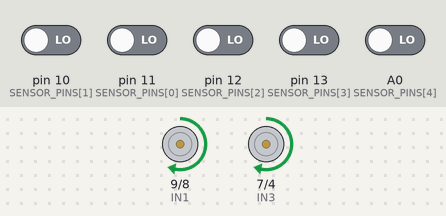
The sketch below on a simulated Arduino Uno, built with avr-gcc and run on an emulated ATmega328P. Parts: motor-driver pin pairs drawn as motors (green arrow = first pin HIGH = forward, orange = second pin HIGH = backward, longer = more drive, scaled by the enable pin). The inputs (shaded band) are chosen by the test bench; at power-on: A0 (SENSOR_PINS[4]), pin 10 (SENSOR_PINS[1]), pin 11 (SENSOR_PINS[0]), pin 12 (SENSOR_PINS[2]), pin 13 (SENSOR_PINS[3]) LOW.

Above: at 3.2 s.
3.3 s: pin 10 (SENSOR_PINS[1]) driven HIGH
At 4.0 s:
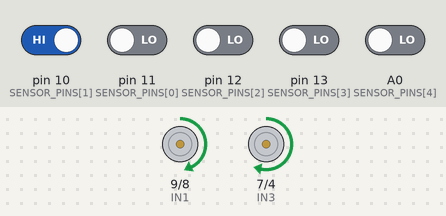
4.8 s: A0 (SENSOR_PINS[4]) driven HIGH
At 5.1 s:
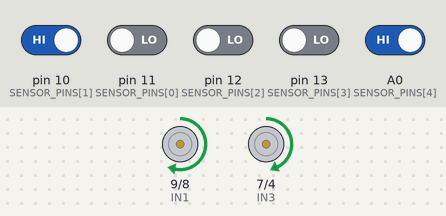
6.3 s: pin 11 (SENSOR_PINS[0]) driven HIGH
At 7.5 s:
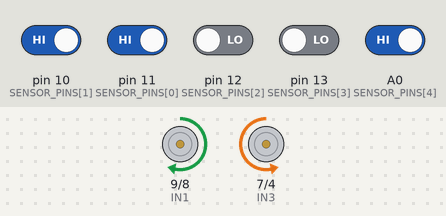
7.8 s: pin 11 (SENSOR_PINS[0]) driven LOW
At 8.6 s:
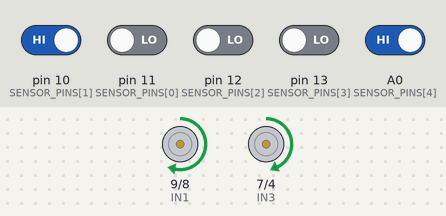
9.3 s: A0 (SENSOR_PINS[4]) driven LOW
At 9.7 s:
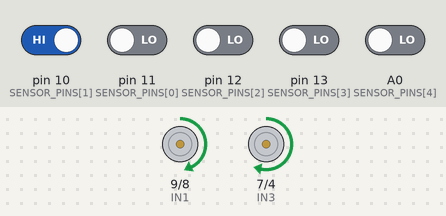
10.8 s: pin 10 (SENSOR_PINS[1]) driven LOW and pin 11 (SENSOR_PINS[0]) driven HIGH and pin 12 (SENSOR_PINS[2]) driven HIGH and pin 13 (SENSOR_PINS[3]) driven HIGH and A0 (SENSOR_PINS[4]) driven HIGH
At 12.1 s:
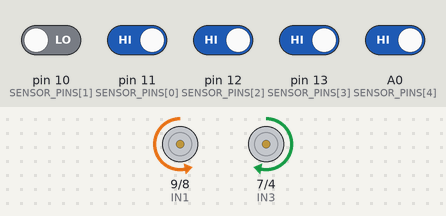
Timing chart, 0 to 13.3 s (numbered marks = the images above; inputs shaded):
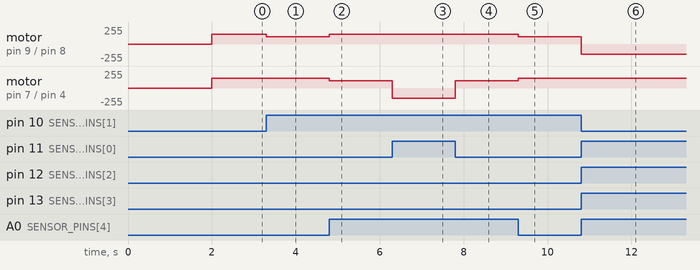

Measured:
- after the input at 3.3 s, motor on pin 9 (IN1) / pin 8 (IN2): forward 150/255 → forward 110/255 at once
- after the input at 4.8 s, motor on pin 9 (IN1) / pin 8 (IN2): forward 110/255 → forward 150/255 at once; motor on pin 7 (IN3) / pin 4 (IN4): forward 150/255 → forward 110/255 at once
- after the input at 6.3 s, motor on pin 7 (IN3) / pin 4 (IN4): forward 110/255 → backward 150/255 at once
- after the input at 7.8 s, motor on pin 7 (IN3) / pin 4 (IN4): backward 150/255 → forward 110/255 at once
- after the input at 9.3 s, motor on pin 9 (IN1) / pin 8 (IN2): forward 150/255 → forward 110/255 at once; motor on pin 7 (IN3) / pin 4 (IN4): forward 110/255 → forward 150/255 at once
- after the input at 10.8 s, motor on pin 9 (IN1) / pin 8 (IN2): forward 110/255 → backward 150/255 at once

The sketch:

LFR_Anugami.ino
```cpp
// ================================================================
//  LINE FOLLOWER — ANUGAMI BUILD VX (RACE OPTIMIZED - REFINED)
// ================================================================

// ── PINS ─────────────────────────────────────────────────────────
#define ENA 6
#define IN1 9
#define IN2 8
#define ENB 5
#define IN3 7
#define IN4 4

const uint8_t SENSOR_PINS[5] = {11, 10, 12, 13, A0};

// ── SPEED TUNING (REFINED) ──────────────────────────────────────
const int BASE_SPEED   = 150;
const int GENTLE_INNER = 110;
const int MEDIUM_INNER = 130;

// ── LAST MOTOR MEMORY ────────────────────────────────────────────
int lastL = 0;
int lastR = 0;

// ================================================================
//  MOTORS
// ================================================================

void setMotors(int L, int R) {
  L = constrain(L, -255, 255);
  R = constrain(R, -255, 255);

  // LEFT
  if (L >= 0) {
    digitalWrite(IN1, HIGH);
    digitalWrite(IN2, LOW);
  } else {
    digitalWrite(IN1, LOW);
    digitalWrite(IN2, HIGH);
    L = -L;
  }
  analogWrite(ENA, L);

  // RIGHT
  if (R >= 0) {
    digitalWrite(IN3, HIGH);
    digitalWrite(IN4, LOW);
  } else {
    digitalWrite(IN3, LOW);
    digitalWrite(IN4, HIGH);
    R = -R;
  }
  analogWrite(ENB, R);
}

void stopMotors() {
  analogWrite(ENA, 0);
  analogWrite(ENB, 0);
}

// ================================================================
//  SETUP
// ================================================================

void setup() {
  pinMode(ENA, OUTPUT);
  pinMode(IN1, OUTPUT);
  pinMode(IN2, OUTPUT);

  pinMode(ENB, OUTPUT);
  pinMode(IN3, OUTPUT);
  pinMode(IN4, OUTPUT);

  stopMotors();

  for (int i = 0; i < 5; i++) {
    pinMode(SENSOR_PINS[i], INPUT);
  }

  delay(2000);
}

// ================================================================
//  ACTION LOGIC (REFINED)
// ================================================================

void getAction(int pattern, int &L, int &R) {
  switch (pattern) {

    // ── STRAIGHT ────────────────────────────────
    case 0b11011:
    case 0b00100:
    case 0b01110:
    case 0b10001:
      L = BASE_SPEED;
      R = BASE_SPEED;
      break;

    // ── LEFT TURNS ──────────────────────────────
    case 0b11101:
    case 0b11001:
      L = BASE_SPEED;
      R = -BASE_SPEED; //- 30;
      break;

    case 0b11100:
      L = BASE_SPEED;
      R = -130;
      break;

    case 0b11110:
      L = BASE_SPEED;
      R = -140;   // smoother than full reverse
      break;

    // ── RIGHT TURNS ─────────────────────────────
    case 0b10111:
    case 0b10011:
      L = -BASE_SPEED; //- 30;
      R = BASE_SPEED;
      break;

    case 0b00111:
      L = -130;
      R = BASE_SPEED;
      break;

    case 0b01111:
      L = -140;
      R = BASE_SPEED;
      break;

    // ── DEFAULT AUTO BALANCE ─────────────────────
    default: {
      int leftWeight  = ((pattern >> 4) & 1) * 2 + ((pattern >> 3) & 1);
      int rightWeight = ((pattern >> 1) & 1) + ((pattern >> 0) & 1) * 2;

      if (leftWeight > rightWeight) {
        L = GENTLE_INNER;
        R = BASE_SPEED;
      } else if (rightWeight > leftWeight) {
        L = BASE_SPEED;
        R = GENTLE_INNER;
      } else {
        L = BASE_SPEED;
        R = BASE_SPEED;
      }
      break;
    }
  }
}

// ================================================================
//  LOOP
// ================================================================

void loop() {
  int s1 = digitalRead(SENSOR_PINS[0]);
  int s2 = digitalRead(SENSOR_PINS[1]);
  int s3 = digitalRead(SENSOR_PINS[2]);
  int s4 = digitalRead(SENSOR_PINS[3]);
  int s5 = digitalRead(SENSOR_PINS[4]);

  int pattern = (s1 << 4) | (s2 << 3) | (s3 << 2) | (s4 << 1) | s5;

  // ===== RECOVERY =====
  if (pattern == 0b11111) {

    if (lastL == lastR) {
      setMotors(-120, -120);
    }
    else if (lastL > lastR) {
      // setMotors(-120, -120);
      // delay(120);
      setMotors(180, -160);   // forward-biased right recovery
    }
    else {
      // setMotors(-120, -120);
      // delay(120);
      setMotors(-160, 180);   // forward-biased left recovery
    }

    return;
  }

  // ===== NORMAL =====
  int L, R;
  getAction(pattern, L, R);

  setMotors(L, R);

  lastL = L;
  lastR = R;
}
```
